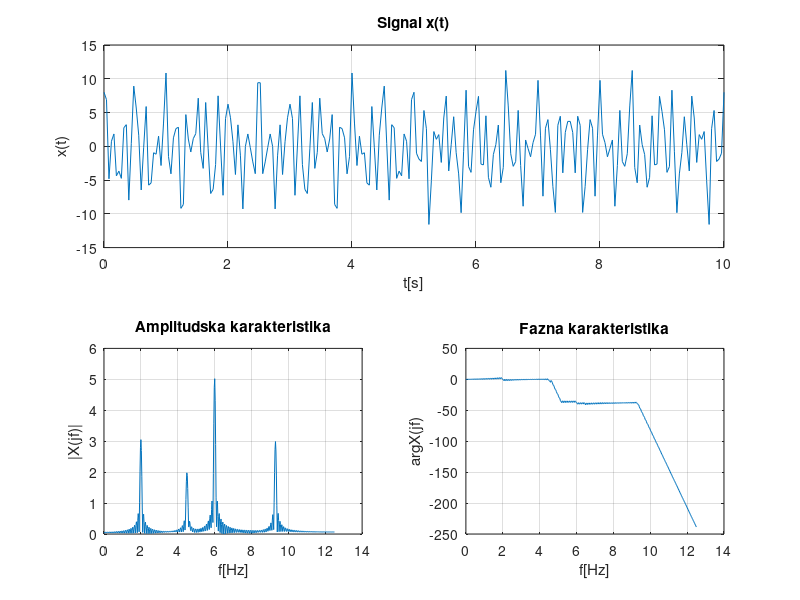
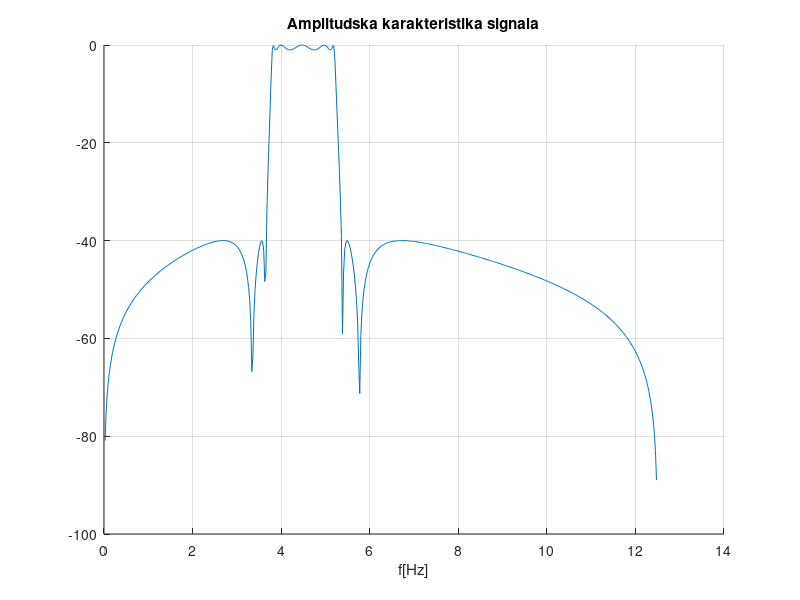
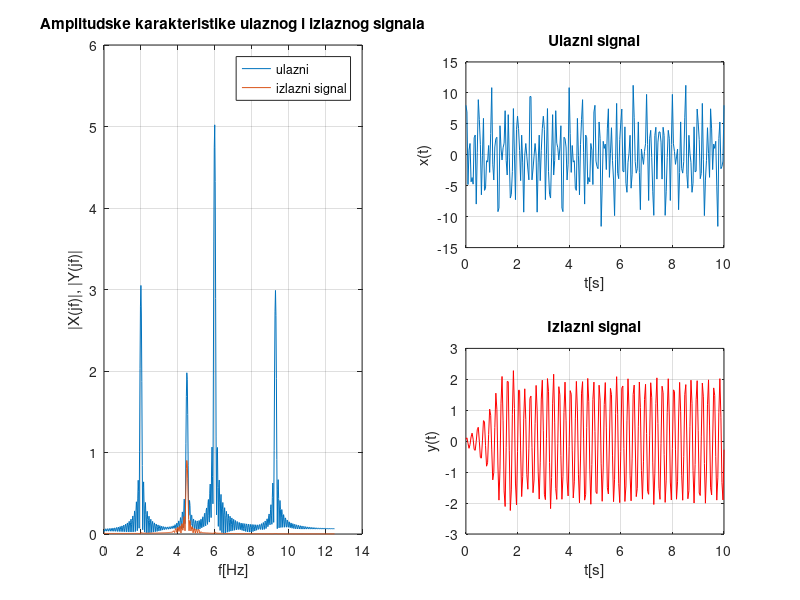

Reproduce these figures in MATLAB, in order.
clear all; close all; clc;
Fs = 25;
t = 0:1/Fs:10;
x = 3*cos(2*pi*2*t) + 2*sin(2*pi*4.5*t)+5*cos(2*pi*6*t)+3*sin(2*pi*9.3*t);

N = 4*2^nextpow2(length(x));
f1 = 0:Fs/N:Fs/2;
X = fft(x,N)/length(x);
X1 = abs(X(1:N/2+1));
X1(2:N/2+1)=2*X1(2:N/2+1);
Xphase = unwrap(angle(X(1:N/2+1)));

figure
  subplot(2,2,1:2)
    plot(t,x);
    xlabel('t[s]'); ylabel('x(t)'); title('Signal x(t)');
    grid on;
  subplot(2,2,3)
    plot(f1,X1);
    xlabel('f[Hz]'); ylabel('|X(jf)|'); title('Amplitudska karakteristika');
    grid on;
  subplot(2,2,4)
    plot(f1,Xphase);
    xlabel('f[Hz]'); ylabel('arg{X(jf)}'); title('Fazna karakteristika');
    grid on;

%Digitalni elipticki filtar
Wp = [4 5]/(Fs/2);
Ws = [3.8 5.2]/(Fs/2);
Rp = 1;
Rs = 40;
[n,Wn] = ellipord(Wp,Ws,Rp,Rs);
[b,a] = ellip(n,Rp,Rs,Ws);
[h,f] = freqz(b,a,N/2+1,Fs);

figure
  hold on;
  plot(f, 20*log10(abs(h)));
  xlabel('f[Hz]');
  title('Amplitudska karakteristika signala');
  grid on;
  
% Filtriranje signala
y = filter(b, a, x);
Y = fft(y,N)/length(y);
Y1 = abs(Y(1:N/2+1));

figure
  subplot(2, 2, [1, 3])
    plot(f1, X1); hold on;
    plot(f1, Y1);
    xlabel('f[Hz]'); ylabel('|X(jf)|, |Y(jf)|'); 
    legend('ulazni', 'izlazni signal'); 
    title('Amplitudske karakteristike ulaznog i izlaznog signala');
    grid on;
  subplot(2, 2, 2)
    plot(t, x);
    xlabel('t[s]');
    ylabel('x(t)');
    title('Ulazni signal');
    grid on;
  subplot(2, 2, 4)
    plot(t, y, 'r');
    xlabel('t[s]'); ylabel('y(t)');
    title('Izlazni signal');
    grid on;
    
